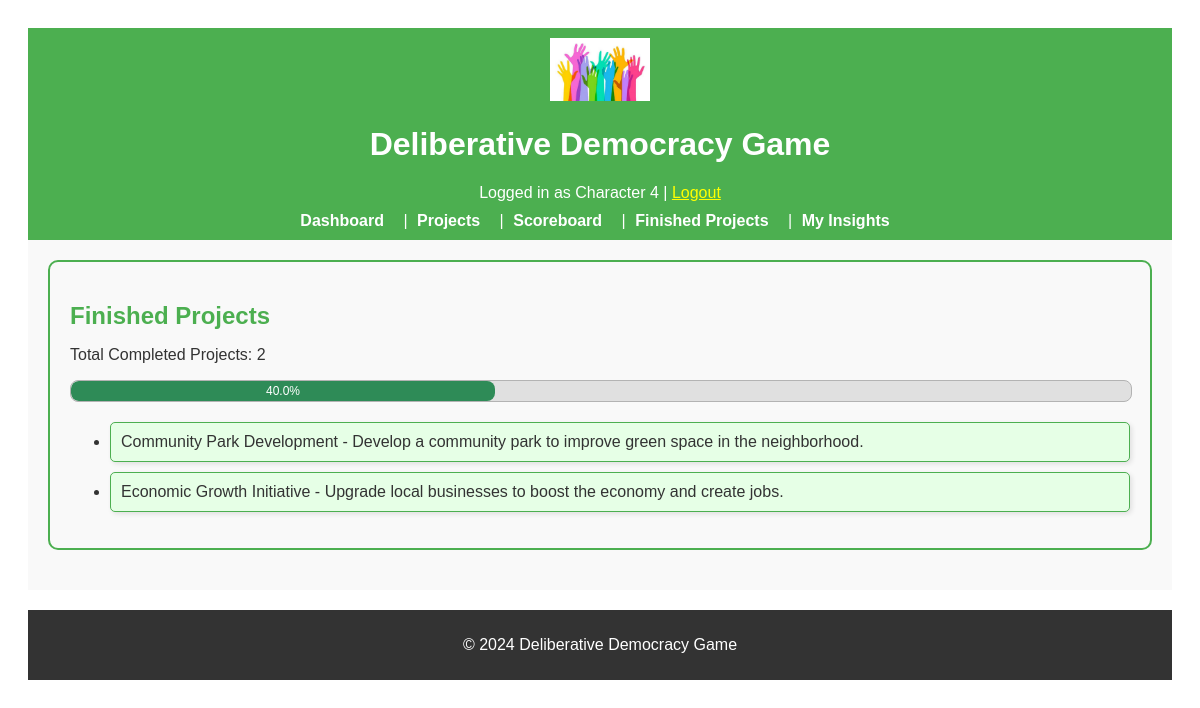
The page /finished_projects (signed in) on the database as committed earlier.
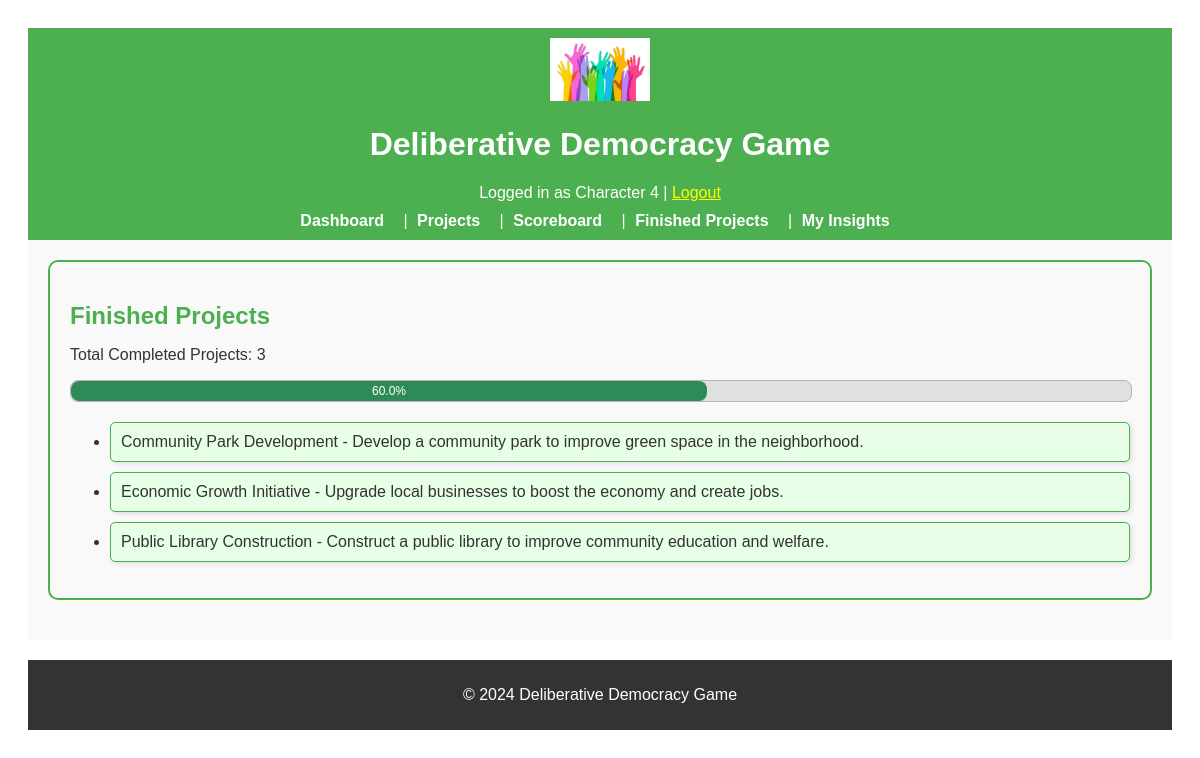
The same page on the database as committed later.
### app/models.py (models this page shows, shortened)
class Project(db.Model):
    __tablename__ = "projects"
    id = db.Column(db.Integer, primary_key=True)
    name = db.Column(db.String(128), nullable=False)
    description = db.Column(db.Text, nullable=True)
    outcomes = db.Column(db.Text, nullable=True)
    required_resources = db.Column(db.Text, nullable=True)
    is_completed = db.Column(db.Boolean, default=False)

### app/routes.py (the view)
@main.route("/finished_projects")
@login_required
def finished_projects():
    projects = Project.query.filter_by(is_completed=True).all()
    total_projects = Project.query.count()  # Get the total number of projects
    return render_template(
        "finished_projects.html", projects=projects, total_projects=total_projects
    )

### app/routes.py (called while the page is built)
@login_manager.user_loader
def load_user(user_id):
    return User.query.get(int(user_id))

### app/templates/finished_projects.html (shortened to what this page needs)
{% extends "base.html" %}
{% block content %}
<div class="finished-projects-container">
    <h2 class="finished-projects-header">Finished Projects</h2>
    {% if projects %}
    <p>Total Completed Projects: {{ projects|length }}</p>
    <div class="progress-bar-container completed-projects-container">
        <div class="progress-bar completed-projects"
            style="width: {{ (projects|length / total_projects) * 100 }}%; max-width: 100%;">
            {{ (projects|length / total_projects) * 100 | round(1) }}%
        </div>
    </div>
    <ul>
        {% for project in projects %}
        <li class="finished-project-item">{{ project.name }} - {{ project.description }}</li>
        {% endfor %}
    </ul>
    {% else %}
    <p class="no-projects-message">No completed projects available.</p>
    {% endif %}
</div>
{% endblock %}

Rows that differ between the two databases and show on the page:
now on this page (row edited): Project: name "Public Library Construction", description "Construct a public library to improve community education and welfare."
Other text that changed with them:
{{ projects|length }}: "2" → "3"
{{ (projects|length / total_projects) * 100 }}: 40.0 → 60.0 (drawn)
{{ (projects|length / total_projects) * 100 | round(1) }}: "40.0" → "60.0"
